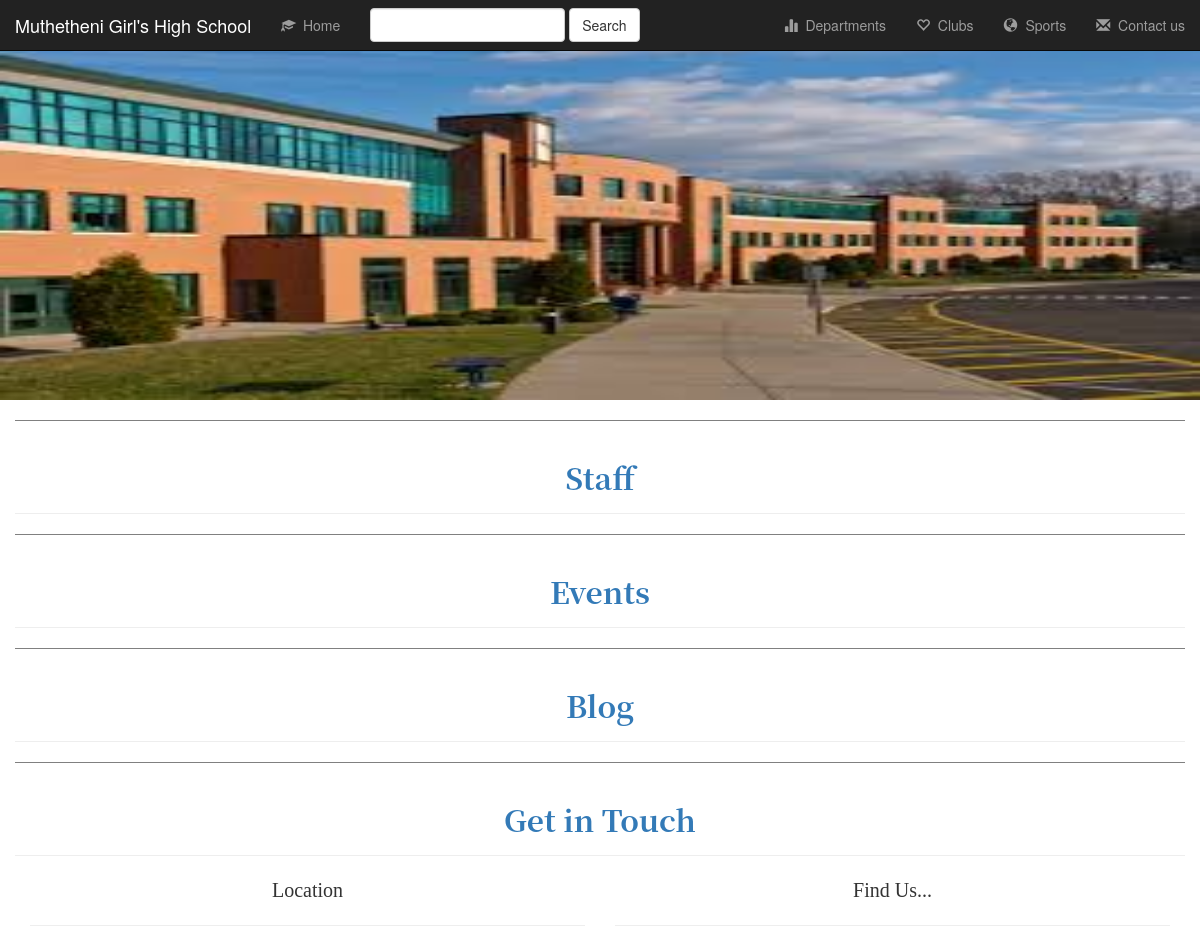
The app's page / (upper part), older data.
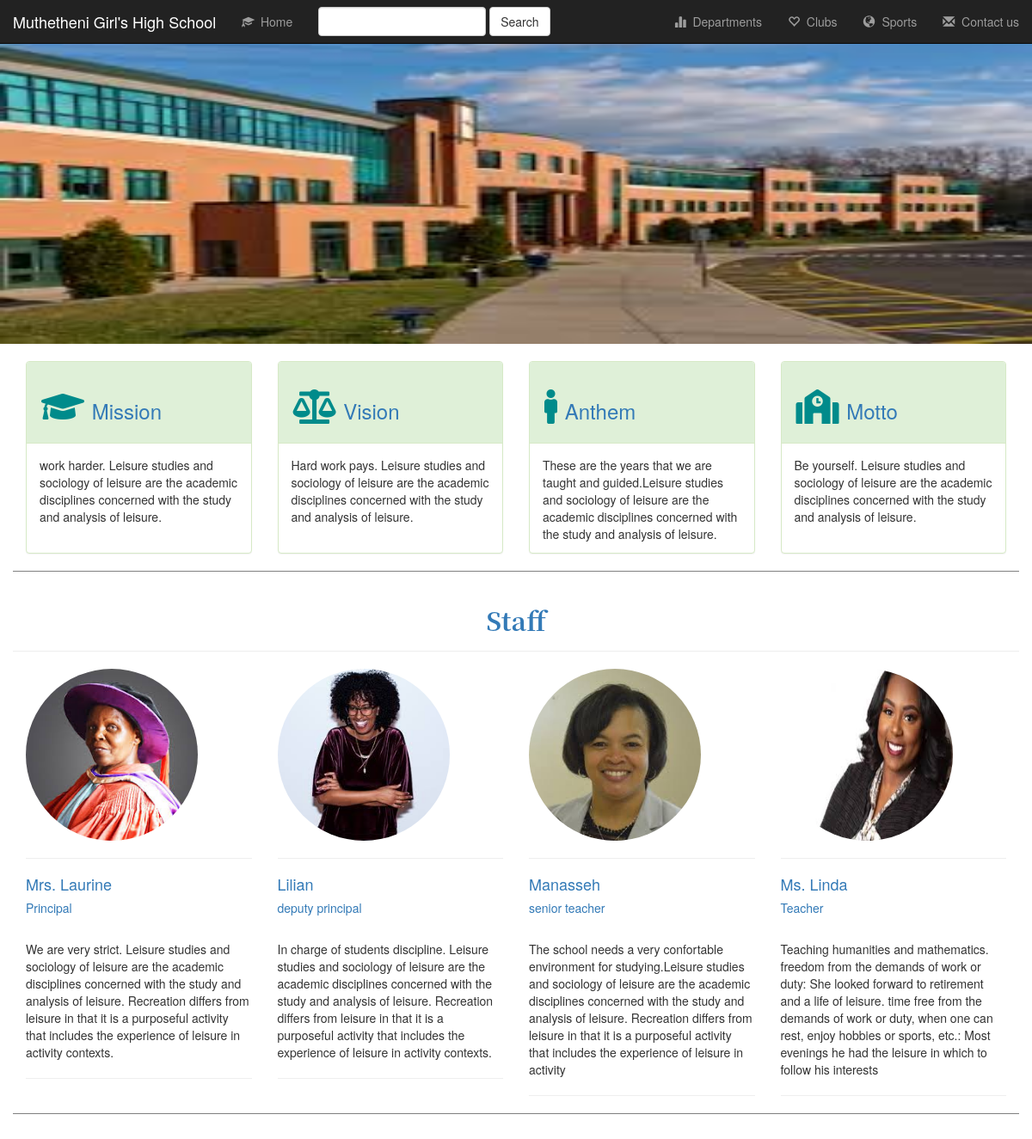
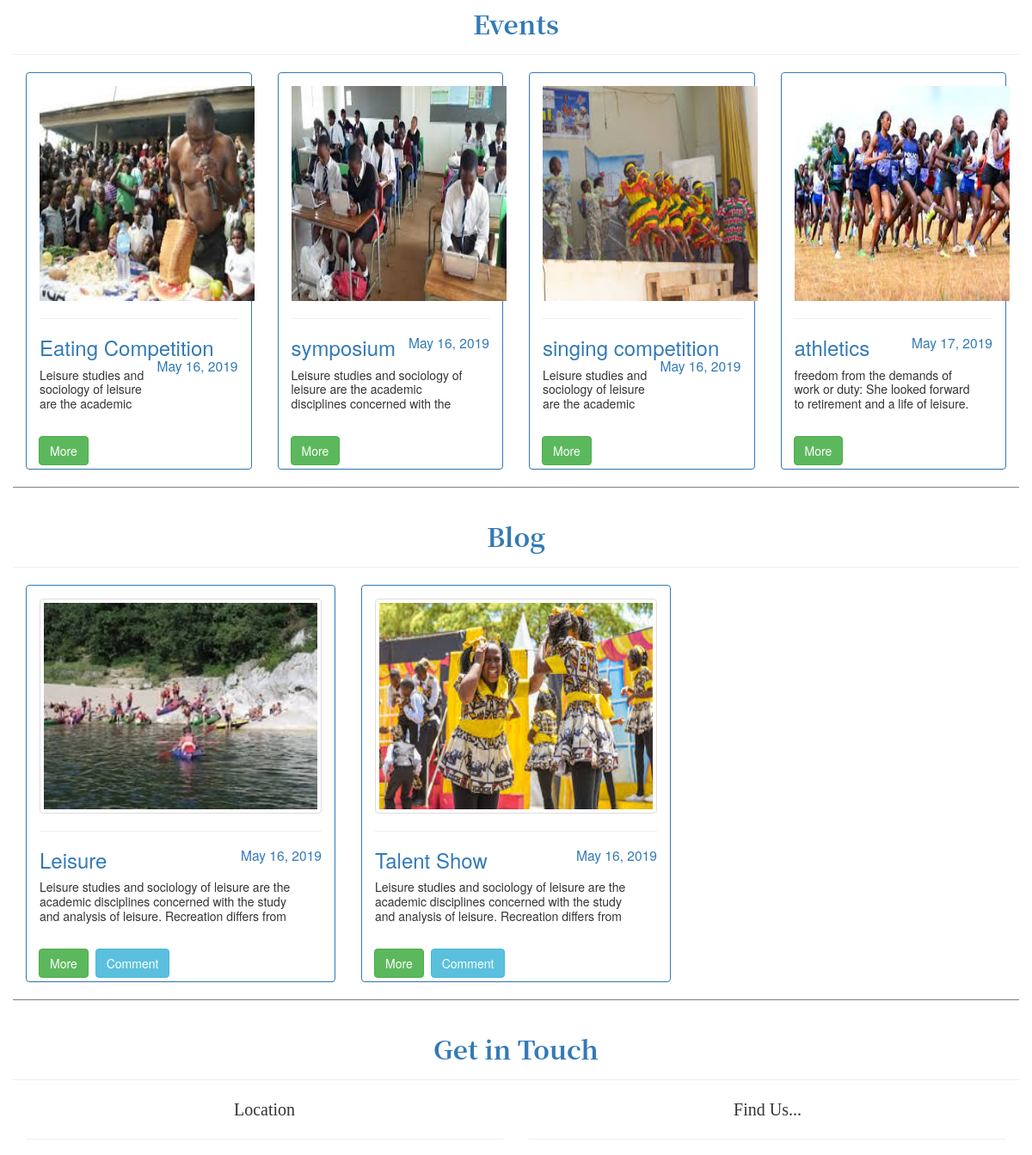
The same page, newer data (2 pictures, top to bottom).
### schapp/models.py (models this page shows, shortened)
class Mission(models.Model):
    title = models.CharField(max_length=20)
    desc = models.TextField()

class Vision(models.Model):
    title = models.CharField(max_length=30)
    desc = models.TextField()

class Anthem(models.Model):
    title = models.CharField(max_length=30)
    desc = models.TextField()

class Motto(models.Model):
    title = models.CharField(max_length=30)
    desc = models.TextField()

class Staff(models.Model):
    name = models.CharField(max_length=30)
    position = models.CharField(max_length=20)
    staff_img = models.FileField()
    staff_desc = models.TextField()

class Event(models.Model):
    title = models.CharField(max_length=30)
    desc = models.TextField()
    date = models.DateField()
    image = models.FileField()

class Post(models.Model):
    title = models.CharField(max_length=30)
    date = models.DateField(auto_now_add=True)
    cover_image = models.FileField()
    content = models.TextField()

### schapp/views.py (the view)
# urls.py: path('', views.index, name='index'),
def index(request):
    staffs = Staff.objects.all()
    events = Event.objects.all()
    clubs = Club.objects.all()
    missions = Mission.objects.all()
    visions = Vision.objects.all()
    anthems = Anthem.objects.all()
    mottos = Motto.objects.all()
    posts = Post.objects.all()
    context = {'staffs': staffs, 'events': events, 'clubs': clubs, 'missions': missions, 'visions': visions, 'anthems': anthems, 'mottos': mottos, 'posts': posts}
    return render(request, 'schapp/index.html', context)

### schapp/templates/schapp/index.html (shortened to what the changed rows need)
{% extends 'schapp/base.html' %}
{% load static %}
{% block content %}
<div class="container-fluid">
<div class="container-fluid">
<div class="row" style="border-bottom: 1px solid grey;">
    <br>
{%  if missions %}
    {% for mission in missions %}
    <div class="col-md-3">
        <div class="panel panel-success" style="height: 28%;">
            <div class="panel-heading">
                <h3 class="text-primary"><i class="fa fa-graduation-cap"></i>
                    {{ mission.title }}
                </h3>
            </div>
            <div class="panel-body">
                <p>{{ mission.desc }}</p>
            </div>
        </div>
    </div>
    {% endfor %}
{% endif %}
{% if visions %}
{% for vision in visions %}
    <div class="col-md-3">
        <div class="panel panel-success" style="height: 28%;">
            <div class="panel-heading">
                <h3 class="text-primary"><i class="fa fa-balance-scale"></i>
                    Vision
                </h3>
            </div>
            <div class="panel-body">
                <p>{{ vision.desc }}</p>
            </div>
        </div>
    </div>
{% endfor %}
{% endif %}
{% if anthems %}
{% for anthem in anthems %}
    <div class="col-md-3">
        <div class="panel panel-success" style="height: 28%;">
            <div class="panel-heading">
                <h3 class="text-primary"><i class="fa fa-male"></i>
                    Anthem
                </h3>
            </div>
            <div class="panel-body">
                <p>{{ anthem.desc }}</p>
            </div>
        </div>
    </div>
{% endfor %}
{% endif %}
{% if mottos %}
{% for motto in mottos %}
    <div class="col-md-3">
        <div class="panel panel-success" style="height: 28%;">
            <div class="panel-heading">
                <h3 class="text-primary"><i class="fa fa-school"></i>
                    Motto
                </h3>
            </div>
            <div class="panel-body">
                <p>{{ motto.desc }}</p>
            </div>
        </div>
    </div>
{% endfor %}
{% endif %}
</div>
    <div class="row"style="border-bottom: 1px solid grey;" >
        <div class="page-header">
        </div>
        {% for staff in staffs %}
        <div class="col-md-3">
            <img src="{{ staff.staff_img.url }}" class="img img-responsive img img-circle" alt="" style="height: 200px; width: 200px;">
            <div class="staff-text">
                <hr>
                <h4 class="text-primary">{{ staff.name }}</h4>
                <h5 class="text-primary">{{ staff.position }}</h5>
                <br>
                <p>{{ staff.staff_desc }}</p>
                <hr>
            </div>
        </div>
        {% endfor %}
    </div>
    <div class="row" style="border-bottom: 1px solid grey;">
        <div class="page-header">
        </div>
        {% if events %}
            {% for event in events %}
        <div class="col-md-3">
        <div class="panel panel-primary">
            <div class="panel-body">
                <img src="{{ event.image.url }}" alt="" class="" style="height: 250px; width: 250px;">
                <hr>
                <h3 class="text-primary">{{ event.title }} <small class="text-primary" style="float: right;"> {{ event.date }}</small></h3>
                <p style="line-height: 1.2em; height: 3.6em; overflow: hidden; text-overflow: ellipsis; max-width: 90%">{{ event.desc }}</p>
            </div>
            <div style="padding-left: 10px;">
                <button type="button" class="btn btn-success"  style="margin: 4px;" data-toggle="modal" data-target="#Modal-{{ event.id }}">More</button>
            </div>
        </div>
        </div>
            {% endfor %}
        {% endif %}
    </div>
    <div class="row" style="border-bottom: 1px solid grey;">
        <div class="page-header">
        </div>
        {% if posts %}
            {% for post in posts %}
        <div class="col-md-4">
        <div class="panel panel-primary">
            <div class="panel-body">
                <img src="{{ post.cover_image.url }}" alt="" class="img img-thumbnail" style="height: 250px; width: 328px;">
                <hr>
                <h3 class="text-primary">{{ post.title }} <small class="text-primary" style="float: right;">{{ post.date }}</small></h3>
                <p style="line-height: 1.2em; height: 3.6em; overflow: hidden; text-overflow: ellipsis; max-width: 90%;">{{ post.content }}</p>
            </div>
            <div style="padding-left: 10px;">
                <button type="button" class="btn btn-success" style="margin: 4px;" data-toggle="modal" data-target="#blogmodal-{{ post.id }}">More</button>
                <a href="{% url 'schapp:comment' post.id %}" class="btn btn-info">Comment</a>
            </div>
        </div>
        </div>
            {% endfor %}
        {% endif %}
    </div>
    <div class="row">
        <div class="page-header">
        </div>
        <div class="col-md-6 wow fadeInUp" data-wow-duration="1000ms" data-wow-delay="300ms">
            </div>
            <div class="col-md-6 wow fadeInUp" data-wow-duration="1000ms" data-wow-delay="300ms">
            </div>
        </div>
    </div>
</div>
{% endblock %}

Row changes from the older to the newer data that the page shows:
added Mission: title "Mission", desc "work harder. Leisure studies and sociology of leisure are the academic disciplines concerned with the study and analysis of leisure."
added Vision: desc "Hard work pays. Leisure studies and sociology of leisure are the academic disciplines concerned with the study and analysis of leisure."
added Anthem: desc "These are the years that we are taught and guided.Leisure studies and sociology of leisure are the academic disciplines concerned with the study and analysis of leisure."
added Motto: desc "Be yourself. Leisure studies and sociology of leisure are the academic disciplines concerned with the study and analysis of leisure."
added Staff: staff_img (picture), name "Mrs. Laurine", position "Principal", staff_desc "We are very strict. Leisure studies and sociology of leisure are the academic disciplines concerned with the study and analysis of leisure. Recreation differs from leisure in that it is a purposeful activity that includes the experience of leisure in activity contexts."
added Staff: staff_img (picture), name "Lilian", position "deputy principal", staff_desc "In charge of students discipline. Leisure studies and sociology of leisure are the academic disciplines concerned with the study and analysis of leisure. Recreation differs from leisure in that it is a purposeful activity that includes the experience of leisure in activity contexts."
added Staff: staff_img (picture), name "Manasseh", position "senior teacher", staff_desc "The school needs a very confortable environment for studying.Leisure studies and sociology of leisure are the academic disciplines concerned with the study and analysis of leisure. Recreation differs from leisure in that it is a purposeful activity that includes the experience of leisure in activity"
added Staff: staff_img (picture), name "Ms. Linda", position "Teacher", staff_desc "Teaching humanities and mathematics. freedom from the demands of work or duty: She looked forward to retirement and a life of leisure. time free from the demands of work or duty, when one can rest, enjoy hobbies or sports, etc.: Most evenings he had the leisure in which to follow his interests"
added Event: image (picture), title "Eating Competition", date "May 16, 2019", desc "Leisure studies and sociology of leisure are the academic…"
added Event: image (picture), title "symposium", date "May 16, 2019", desc "Leisure studies and sociology of leisure are the academic disciplines concerned with the…"
added Event: image (picture), title "singing competition", date "May 16, 2019", desc "Leisure studies and sociology of leisure are the academic…"
added Event: image (picture), title "athletics", date "May 17, 2019", desc "freedom from the demands of work or duty: She looked forward to retirement and a life of leisure.…"
added Post: cover_image (picture), title "Leisure", date "May 16, 2019", content "Leisure studies and sociology of leisure are the academic disciplines concerned with the study and analysis of leisure. Recreation differs from…"
added Post: cover_image (picture), title "Talent Show", date "May 16, 2019", content "Leisure studies and sociology of leisure are the academic disciplines concerned with the study and analysis of leisure. Recreation differs from…"
